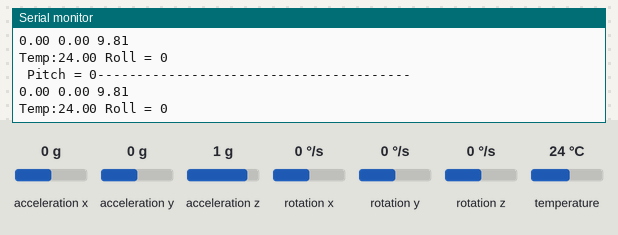
The sketch below on a simulated Arduino Uno, built with avr-gcc and run on an emulated ATmega328P. On the bench: the last lines printed to the serial monitor. Inputs (shaded band) come from the test bench; at power-on: acceleration x 0 g, acceleration y 0 g, acceleration z 1 g, temperature 24 °C, rotation x 0 °/s, rotation y 0 °/s, rotation z 0 °/s.

Above: at 3.2 s.
3.3 s: acceleration x set to -1.4 g
At 3.9 s:
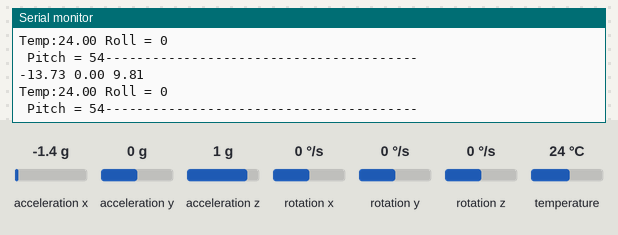
4.8 s: acceleration y set to -1.4 g
At 5.9 s:
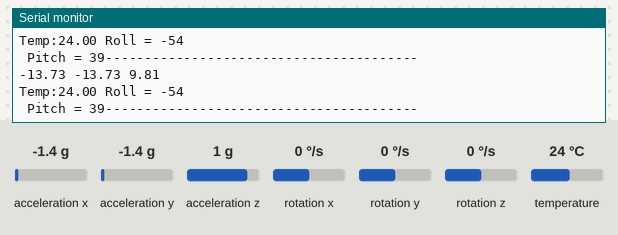
6.3 s: acceleration z set to -1.4 g
At 7.2 s:
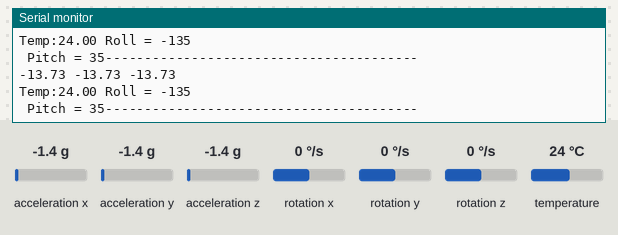
7.8 s: temperature set to 12 °C
At 8.7 s:
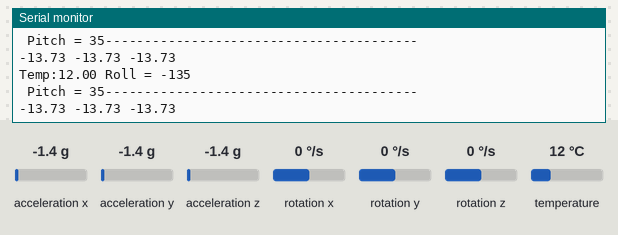
Timing chart, 0 to 10.3 s (numbered marks = the images above; inputs shaded):
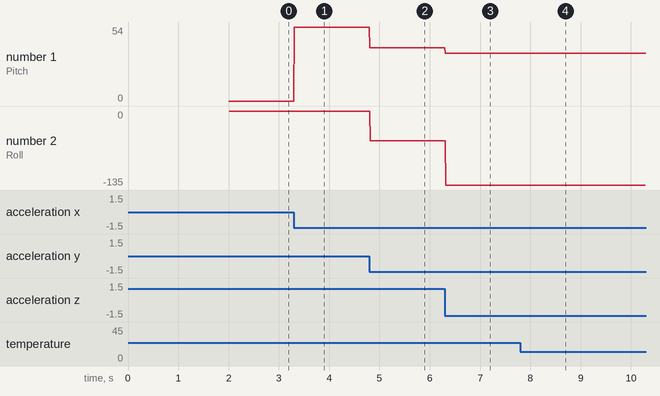

The sketch:

mpu.ino
```cpp
#include <Wire.h>     // Including the wire library

#include <MPU6050.h>  // Including the MPU6050 library

MPU6050 accelerometer;          // Initializing a variable name accelerometer of type MPU6050


void setup()

{

Serial.begin(115200);       // Starting the serial communication at 115200 baud rate.

Serial.println("Initializing the MPU6050 sensor. Wait for a while");

delay(2000);

while(!accelerometer.begin(MPU6050_SCALE_2000DPS, MPU6050_RANGE_2G)) // Checking whether the mpu6050 is sensing or not

{
Serial.println("Failed to read from the sensor. Something is Wrong!");
delay(500);
}
}


void loop()

{

Vector sensor_data = accelerometer.readNormalizeAccel();    // Reading the acceleration values from the sensor

int pitch_value = -(atan2(sensor_data.XAxis, sqrt(sensor_data.YAxis*sensor_data.YAxis + sensor_data.ZAxis*sensor_data.ZAxis))*180.0)/M_PI;  // Calculating the pitch value

Serial.print(" Pitch = ");

Serial.print(pitch_value);        // Printing the pitch values on the Serial Monitor

int roll_value = (atan2(sensor_data.YAxis, sensor_data.ZAxis)*180.0)/M_PI;    // Calculating the Raw value
Serial.println("----------------------------------------");
Serial.print(sensor_data.XAxis);
Serial.print(" ");
Serial.print(sensor_data.YAxis);
Serial.print(" ");
Serial.println(sensor_data.ZAxis);
Serial.print("Temp:");
Serial.print(accelerometer.readTemperature());

Serial.print(" Roll = ");

Serial.println(roll_value);        // printing the Roll values on the serial monitor

delay(10);

}
```

Measured:
- after the input at 3.3 s, the serial monitor: prints a new line at once (image 1)
- after the input at 4.8 s, the serial monitor: prints a new line at once (image 2)
- after the input at 6.3 s, the serial monitor: prints a new line at once (image 3)
- after the input at 7.8 s, the serial monitor: prints a new line at once (image 4)
- plotted number 1: 0 → 54 after the input at 3.3 s, 54 → 39 after the input at 4.8 s, 39 → 35 after the input at 6.3 s
- plotted number 2: 0 → -54 after the input at 4.8 s, -54 → -135 after the input at 6.3 s
